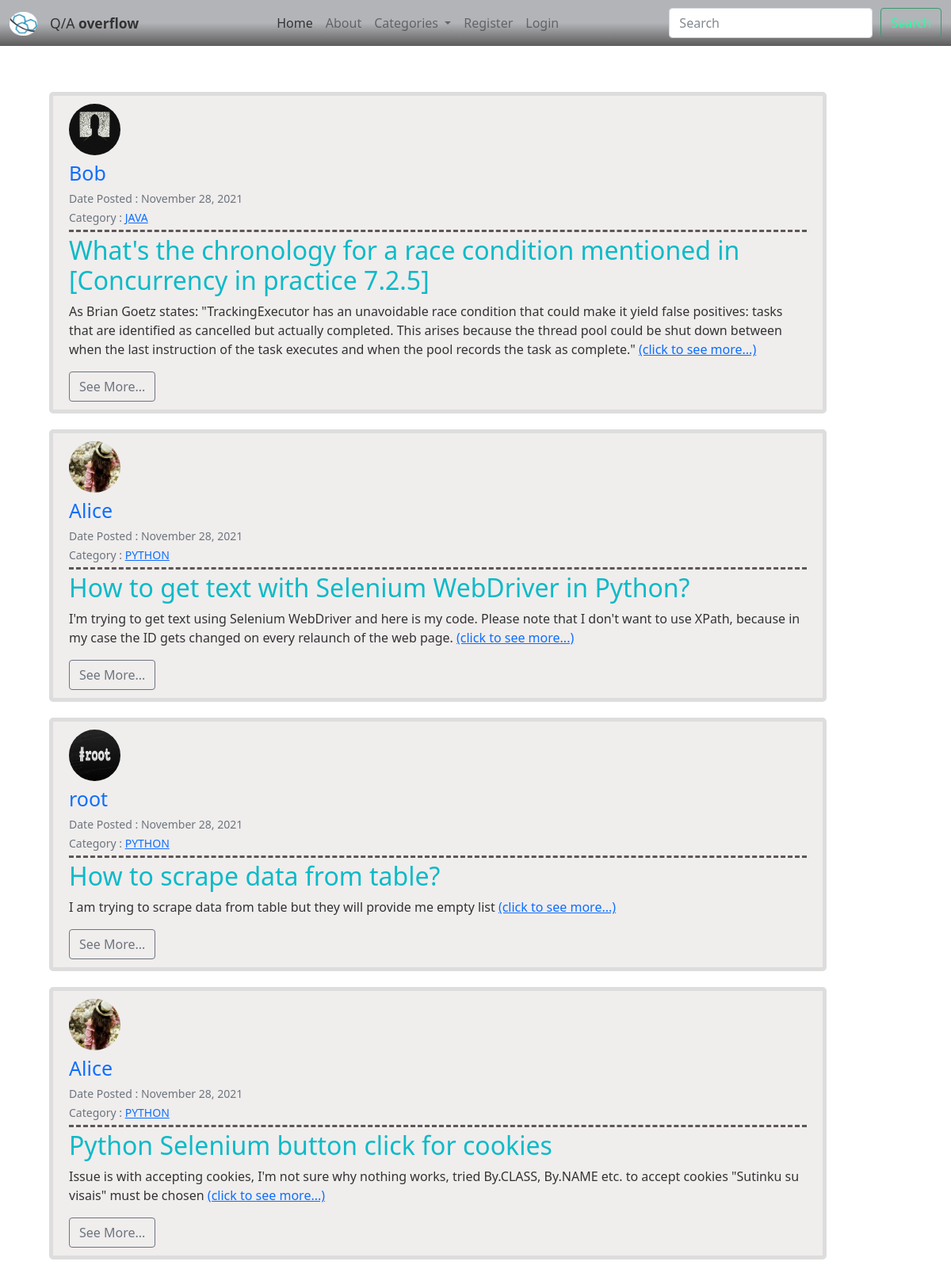
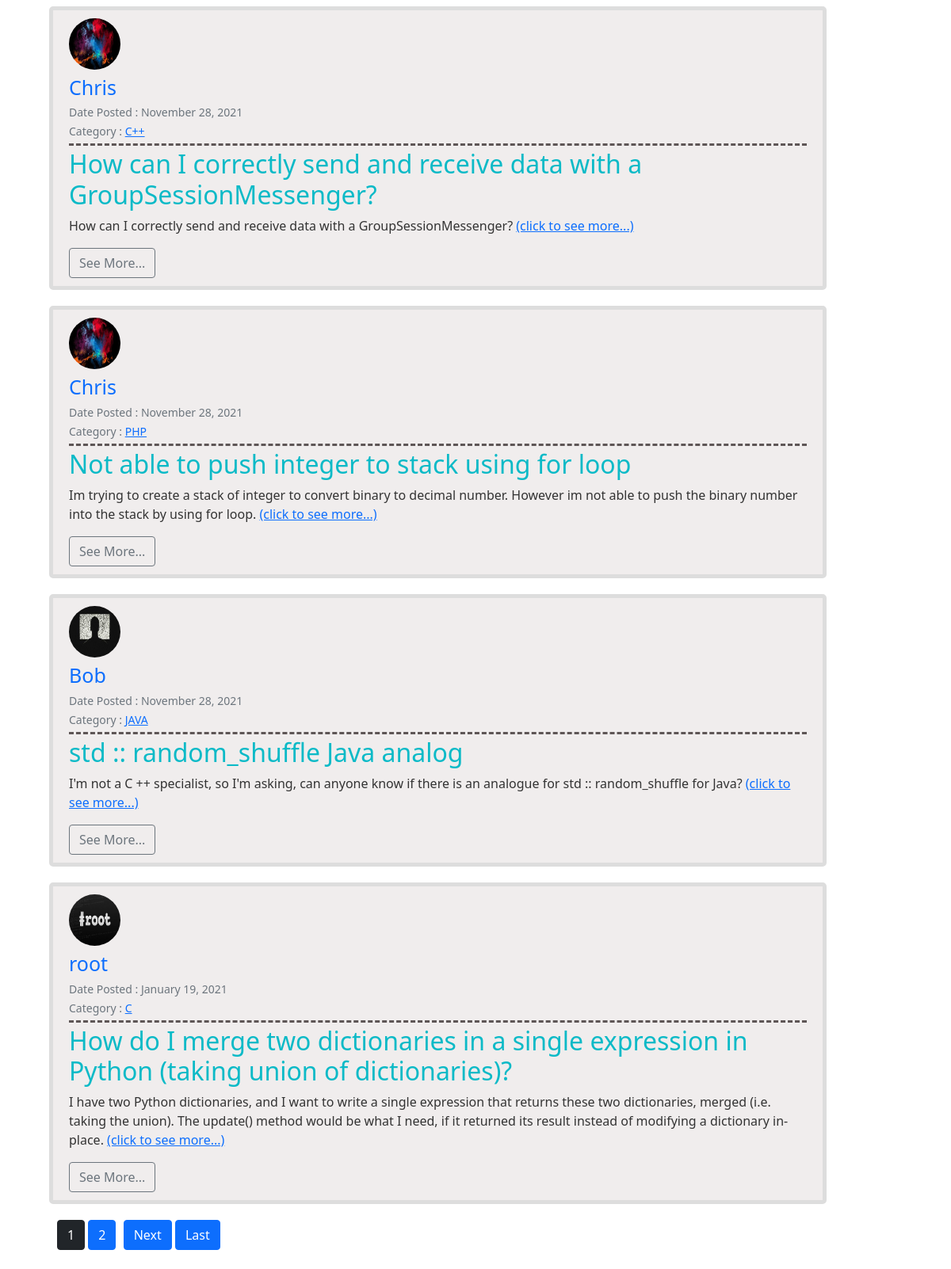
The page / on the database its author committed (2 pictures, top to bottom).
### blog/models.py (models this page shows, shortened)
class Post(models.Model):
    author = models.ForeignKey(User, on_delete=models.CASCADE)
    title = models.CharField(max_length=150)
    date_posted = models.DateTimeField(default=timezone.now)
    last_modified = models.DateTimeField(auto_now=True)
    category = models.CharField(max_length=150)
    snippet = models.CharField(max_length=500)
    body = models.TextField()
    like = models.ManyToManyField(User, blank=True, related_name="likes")
    dislike = models.ManyToManyField(User, blank=True, related_name="dislikes")
    objects = BlogPostManager()

### user/models.py (models this page shows, shortened)
class Profile(models.Model):
    user = models.OneToOneField(User, on_delete=models.CASCADE)
    bio = models.TextField(blank=True, null=True)
    image = models.ImageField(default='default.jpg', upload_to="profile_img")
    education = models.CharField(max_length=255, blank=True, null=True)
    website_url = models.CharField(max_length=255, blank=True, null=True)
    linkin_url = models.CharField(max_length=255, blank=True, null=True)
    facebook_url = models.CharField(max_length=255, blank=True, null=True)

### blog/views.py (the view)
# urls.py: path('', Homeview.as_view(), name='blog-home'),
class Homeview(ListView):
    model = Post
    template_name = "blog/home.html"
    context_object_name = 'posts'
    ordering = ["-date_posted"]
    paginate_by = 8

### blog/custom_context_processor.py (called while the page is built)
def subject_renderer(request):
    return {
       'all_categories': Category.objects.all(),
    }

### blog/models.py (called while the page is built)
    def get_queryset(self):
        return BlogPostQuerySet(self.model, using=self._db)

    def __str__(self):
        return self.name

### blog/templates/blog/home.html (shortened to what this page needs)
{% extends 'blog/base.html' %}
{% block content %}
    {% for post in posts %}
        <article class="media content-section">
            <a href="{% url 'post-detail' post.id %}"><img class="rounded-circle article-img" src="{{ post.author.profile.image.url }}" ></a>
            <div class="media-body">
            <div class="article-metadata">
                <a class="" style="text-decoration: none; font-size: 25px;" href="{% url 'user-profile' post.author.username %}">{{ post.author }}</a>
                <br>
                <small class="text-muted">Date Posted : {{ post.date_posted | date:"F d, Y" }}</small><br>
                <small class="text-muted">Category : <a href="{% url 'blog-category' post.category %}">{{ post.category }}</a></small>
            </div>
            <h2><a class="article-title" href="{% url 'post-detail' post.id %}">{{ post.title }}</a></h2>
            <div>
                <p class="article-content">{{ post.snippet | slice:500 }} <a href="{% url 'post-detail' post.id %}">(click to see more...)</a></p>
            </div>
            </div>
            <a href="{% url 'post-detail' post.id %}" class="btn btn-outline-secondary">See More...</a>
        </article>
    {% endfor %}
    <div style="margin-left: 30px;">
    {% if is_paginated %}
        {% for page in page_obj.paginator.page_range %}
            {% if page == page_obj.number %}
                <a class="btn btn-dark  mb-4" href="?page={{page}}">{{page}}</a>
            {% elif page > page_obj.number|add:"-4" and page < page_obj.number|add:"4" %}
                <a class="btn btn-primary mb-4" href="?page={{page}}">{{page}}</a>
            {% endif %}
        {% endfor %}
        {% if page_obj.has_next %}
            <a class="btn btn-primary mb-4" style="margin-left: 5px;" href="?page={{ page_obj.next_page_number }}">Next</a>
            <a class="btn btn-primary mb-4" href="?page={{ page_obj.paginator.num_pages }}">Last</a>
        {% endif %}
    {% endif %}
    </div>
{% endblock content %}

### blog/templates/blog/base.html (shortened to what this page needs)
{% load static %}
<!doctype html>
<html lang="en">
  <head>
    <link href="https://cdn.jsdelivr.net/npm/bootstrap@5.0.0-beta1/dist/css/bootstrap.min.css" rel="stylesheet">
    <link rel="stylesheet" type="text/css" href= "{% static 'blog/style.css' %}">
    <link rel="stylesheet" type="text/css" href="{% static 'fontawesome/css/all.min.css' %}" />
  </head>
    <body>
        <nav class="navbar navbar-expand-lg navbar-light fixed-top" style="background: linear-gradient(to bottom, #a5a7ac 50%, #413f3f 100%); opacity: 0.85;">
            <div class="container-fluid" style="opacity: 1;">
            <a class="navbar-brand" href="https://www.ktu.edu.tr/">
                <img width="35px" height="30px"src="/media/logo-round.png" style="position:relative;">
            </a>
            <a class="navbar-brand"  href="{% url 'blog-home' %}"> <small> Q/A <strong>overflow</strong></small></a>
            <div class="collapse navbar-collapse" id="navbarSupportedContent" style="margin-left: 150px;">
                <ul class="navbar-nav me-auto mb-2 mb-lg-0">
                    <li class="nav-item">
                    <a class="nav-link active" aria-current="page" href="{% url 'blog-home' %}">Home</a>
                    </li>
                    <li class="nav-item">
                    <a class="nav-link" href="{% url 'blog-about' %}">About</a>
                    </li>
                      <li class="nav-item dropdown">
                        <a class="nav-link dropdown-toggle" href="#" id="navbarDropdown" role="button" data-bs-toggle="dropdown" aria-expanded="false">
                          Categories
                        </a>
                    </li>
                    {% if user.is_authenticated %}
                        <li class="nav-item">
                            <a class="nav-link" href="{% url 'post-create' %}">Create Post</a>
                        </li>
                        <li class="nav-item">
                            <a class="nav-link" href="{% url 'profile' %}">Profile</a>
                        </li>
                        <li class="nav-item mr-auto">
                            <a class="nav-link" href="{% url 'logout' %}">Logout</a>
                        </li>
                    {% else %}
                        <li class="nav-item">
                            <a class="nav-link" href="{% url 'user-registration' %}">Register</a>
                        </li>
                        <li class="nav-item">
                            <a class="nav-link" href="{% url 'login' %} ">Login</a>
                        </li>
                    {% endif %}
                </ul>
                <form class="form-inline my-2 my-lg-0 search_area" action="/search/">
                    <div style="display: flex;">
                      <input class="form-control mr-sm-2" type="search" placeholder="Search" name="q" aria-label="Search">
                      <button class="btn btn-outline-success my-2 my-sm-0" style="margin-left: 10px; color: rgba(0, 255, 149, 0.925);" type="submit">Search</button>
                    </div>
                  </form>
            </div>
            </div>
        </nav>
        <main role="main" class="container">
        <div class="row">
            <div class="col-md-11">
                {% block content %}
                {% endblock content %}
            </div>
        </div>
    </main>
  </body>
</html>

### blog/static/blog/style.css (style rules this page uses)
body { background: url(../../../media/back1.jpeg) ; color: #333333; }
h1, h2, h3, h4, h5, h6 { color: #c0c0c0; }
ul { margin: 0; }
.content-section { background: #f0eded; padding: 10px 20px; border: 5px solid #dddddd; border-radius: 5px; margin: 20px; }
.article-title { color: #0cbac7; text-decoration: none; }
.article-content { white-space: pre-line; }
.article-img { height: 65px; width: 65px; margin-right: 16px; }
.article-metadata { padding-bottom: 4px; margin-bottom: 4px; margin-top: 4px; border-bottom: 3px dashed #5e5656 }
.container { margin-top: 5%; }
@media only screen and (max-width: 1300px) { .container { margin-top: 8%; } }

### rows shown on the page
Post: author.profile.image (picture), author "Bob", date_posted "November 28, 2021", category "JAVA", title "What's the chronology for a race condition mentioned in [Concurrency in practice 7.2.5]", snippet "As Brian Goetz states: \"TrackingExecutor has an unavoidable race condition that could make it yield false positives: tasks that are identified as cancelled but actually completed. This arises because the thread pool could be shut down between when the last instruction of the task executes and when the pool records the task as complete.\""
Post: author.profile.image (picture), author "Alice", date_posted "November 28, 2021", category "PYTHON", title "How to get text with Selenium WebDriver in Python?", snippet "I'm trying to get text using Selenium WebDriver and here is my code. Please note that I don't want to use XPath, because in my case the ID gets changed on every relaunch of the web page."
Post: author.profile.image (picture), author "root", date_posted "November 28, 2021", category "PYTHON", title "How to scrape data from table?", snippet "I am trying to scrape data from table but they will provide me empty list"
Post: author.profile.image (picture), author "Alice", date_posted "November 28, 2021", category "PYTHON", title "Python Selenium button click for cookies", snippet "Issue is with accepting cookies, I'm not sure why nothing works, tried By.CLASS, By.NAME etc. to accept cookies \"Sutinku su visais\" must be chosen"
Post: author.profile.image (picture), author "Chris", date_posted "November 28, 2021", category "C++", title "How can I correctly send and receive data with a GroupSessionMessenger?", snippet "How can I correctly send and receive data with a GroupSessionMessenger?"
Post: author.profile.image (picture), author "Chris", date_posted "November 28, 2021", category "PHP", title "Not able to push integer to stack using for loop", snippet "Im trying to create a stack of integer to convert binary to decimal number. However im not able to push the binary number into the stack by using for loop."
Post: author.profile.image (picture), author "Bob", date_posted "November 28, 2021", category "JAVA", title "std :: random_shuffle Java analog", snippet "I'm not a C ++ specialist, so I'm asking, can anyone know if there is an analogue for std :: random_shuffle for Java?"
Post: author.profile.image (picture), author "root", date_posted "January 19, 2021", category "C", title "How do I merge two dictionaries in a single expression in Python (taking union of dictionaries)?", snippet "I have two Python dictionaries, and I want to write a single expression that returns these two dictionaries, merged (i.e. taking the union). The update() method would be what I need, if it returned its result instead of modifying a dictionary in-place."

### other values the page prints
{{ page }} "1"
{{ page }} "2"
